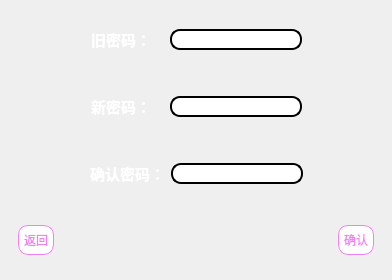
<?xml version="1.0" encoding="UTF-8"?>
<ui version="4.0">
 <class>ChangePassword</class>
 <widget class="QMainWindow" name="ChangePassword">
  <property name="geometry">
   <rect>
    <x>0</x>
    <y>0</y>
    <width>392</width>
    <height>280</height>
   </rect>
  </property>
  <property name="windowTitle">
   <string>修改密码</string>
  </property>
  <widget class="QWidget" name="centralwidget">
   <layout class="QVBoxLayout" name="verticalLayout">
    <item>
     <widget class="QWidget" name="widget" native="true">
      <layout class="QHBoxLayout" name="horizontalLayout">
       <item>
        <spacer name="horizontalSpacer_2">
         <property name="orientation">
          <enum>Qt::Horizontal</enum>
         </property>
         <property name="sizeHint" stdset="0">
          <size>
           <width>40</width>
           <height>20</height>
          </size>
         </property>
        </spacer>
       </item>
       <item>
        <widget class="QLabel" name="oldlabel">
         <property name="font">
          <font>
           <pointsize>11</pointsize>
           <bold>true</bold>
          </font>
         </property>
         <property name="styleSheet">
          <string notr="true">color:rgb(255, 255, 255);</string>
         </property>
         <property name="text">
          <string>旧密码：   </string>
         </property>
         <property name="alignment">
          <set>Qt::AlignLeading|Qt::AlignLeft|Qt::AlignVCenter</set>
         </property>
        </widget>
       </item>
       <item>
        <widget class="QLineEdit" name="oldEdit">
         <property name="styleSheet">
          <string notr="true">QDialog {
	background: #D6DBE9;
}

QLineEdit {
	border: 2px solid #000000; /* 边框宽度为1px，颜色为#A0A0A0 */
	border-radius: 10px; /* 边框圆角 */
	padding-left: 5px; /* 文本距离左边界有5px */
	background-color: 	#FFFFFF	; /* 背景颜色 */
	color: 	#000000; /* 文本颜色 */
	selection-background-color: #000000; /* 选中文本的背景颜色 */
	selection-color: #FFFFFF; /* 选中文本的颜色 */
	font-family: &quot;Microsoft YaHei&quot;; /* 文本字体族 */
	font-size: 10pt; /* 文本字体大小 */
}

QLineEdit:hover { /* 鼠标悬浮在QLineEdit时的状态 */
	border: 2px solid #298DFF;
	border-radius: 10px;
	background-color: #FFFFFF;
	color: 	#000000;
	selection-background-color: #000000;
	selection-color: #FFFFFF;
}


QLineEdit:disabled { /* QLineEdit在禁用时的状态 */
	border: 2px solid 	#C0C0C0;
	background-color: 	#C0C0C0;
	color: 	#000000;
}

QLineEdit:read-only { /* QLineEdit在只读时的状态 */
	border: 2px solid 	#C0C0C0;
	background-color: 	#C0C0C0;
	color: 	#000000;
}</string>
         </property>
         <property name="echoMode">
          <enum>QLineEdit::Password</enum>
         </property>
        </widget>
       </item>
       <item>
        <spacer name="horizontalSpacer_3">
         <property name="orientation">
          <enum>Qt::Horizontal</enum>
         </property>
         <property name="sizeHint" stdset="0">
          <size>
           <width>40</width>
           <height>20</height>
          </size>
         </property>
        </spacer>
       </item>
      </layout>
     </widget>
    </item>
    <item>
     <widget class="QWidget" name="widget_2" native="true">
      <layout class="QHBoxLayout" name="horizontalLayout_2">
       <item>
        <spacer name="horizontalSpacer_4">
         <property name="orientation">
          <enum>Qt::Horizontal</enum>
         </property>
         <property name="sizeHint" stdset="0">
          <size>
           <width>40</width>
           <height>20</height>
          </size>
         </property>
        </spacer>
       </item>
       <item>
        <widget class="QLabel" name="newlabel">
         <property name="font">
          <font>
           <pointsize>11</pointsize>
           <bold>true</bold>
          </font>
         </property>
         <property name="styleSheet">
          <string notr="true">color: rgb(255, 255, 255);</string>
         </property>
         <property name="text">
          <string>新密码：   </string>
         </property>
         <property name="alignment">
          <set>Qt::AlignLeading|Qt::AlignLeft|Qt::AlignVCenter</set>
         </property>
        </widget>
       </item>
       <item>
        <widget class="QLineEdit" name="newEdit">
         <property name="styleSheet">
          <string notr="true">QDialog {
	background: #D6DBE9;
}

QLineEdit {
	border: 2px solid #000000; /* 边框宽度为1px，颜色为#A0A0A0 */
	border-radius: 10px; /* 边框圆角 */
	padding-left: 5px; /* 文本距离左边界有5px */
	background-color: 	#FFFFFF	; /* 背景颜色 */
	color: 	#000000; /* 文本颜色 */
	selection-background-color: #000000; /* 选中文本的背景颜色 */
	selection-color: #FFFFFF; /* 选中文本的颜色 */
	font-family: &quot;Microsoft YaHei&quot;; /* 文本字体族 */
	font-size: 10pt; /* 文本字体大小 */
}

QLineEdit:hover { /* 鼠标悬浮在QLineEdit时的状态 */
	border: 2px solid #298DFF;
	border-radius: 10px;
	background-color: #FFFFFF;
	color: 	#000000;
	selection-background-color: #000000;
	selection-color: #FFFFFF;
}


QLineEdit:disabled { /* QLineEdit在禁用时的状态 */
	border: 2px solid 	#C0C0C0;
	background-color: 	#C0C0C0;
	color: 	#000000;
}

QLineEdit:read-only { /* QLineEdit在只读时的状态 */
	border: 2px solid 	#C0C0C0;
	background-color: 	#C0C0C0;
	color: 	#000000;
}</string>
         </property>
         <property name="echoMode">
          <enum>QLineEdit::Password</enum>
         </property>
        </widget>
       </item>
       <item>
        <spacer name="horizontalSpacer_5">
         <property name="orientation">
          <enum>Qt::Horizontal</enum>
         </property>
         <property name="sizeHint" stdset="0">
          <size>
           <width>40</width>
           <height>20</height>
          </size>
         </property>
        </spacer>
       </item>
      </layout>
     </widget>
    </item>
    <item>
     <widget class="QWidget" name="widget_3" native="true">
      <layout class="QHBoxLayout" name="horizontalLayout_3">
       <item>
        <spacer name="horizontalSpacer_6">
         <property name="orientation">
          <enum>Qt::Horizontal</enum>
         </property>
         <property name="sizeHint" stdset="0">
          <size>
           <width>40</width>
           <height>20</height>
          </size>
         </property>
        </spacer>
       </item>
       <item>
        <widget class="QLabel" name="new2label">
         <property name="font">
          <font>
           <pointsize>11</pointsize>
           <bold>true</bold>
          </font>
         </property>
         <property name="styleSheet">
          <string notr="true">color: rgb(255, 255, 255);</string>
         </property>
         <property name="text">
          <string>确认密码：</string>
         </property>
         <property name="alignment">
          <set>Qt::AlignLeading|Qt::AlignLeft|Qt::AlignVCenter</set>
         </property>
        </widget>
       </item>
       <item>
        <widget class="QLineEdit" name="new2Edit">
         <property name="styleSheet">
          <string notr="true">QDialog {
	background: #D6DBE9;
}

QLineEdit {
	border: 2px solid #000000; /* 边框宽度为1px，颜色为#A0A0A0 */
	border-radius: 10px; /* 边框圆角 */
	padding-left: 5px; /* 文本距离左边界有5px */
	background-color: 	#FFFFFF	; /* 背景颜色 */
	color: 	#000000; /* 文本颜色 */
	selection-background-color: #000000; /* 选中文本的背景颜色 */
	selection-color: #FFFFFF; /* 选中文本的颜色 */
	font-family: &quot;Microsoft YaHei&quot;; /* 文本字体族 */
	font-size: 10pt; /* 文本字体大小 */
}

QLineEdit:hover { /* 鼠标悬浮在QLineEdit时的状态 */
	border: 2px solid #298DFF;
	border-radius: 10px;
	background-color: #FFFFFF;
	color: 	#000000;
	selection-background-color: #000000;
	selection-color: #FFFFFF;
}


QLineEdit:disabled { /* QLineEdit在禁用时的状态 */
	border: 2px solid 	#C0C0C0;
	background-color: 	#C0C0C0;
	color: 	#000000;
}

QLineEdit:read-only { /* QLineEdit在只读时的状态 */
	border: 2px solid 	#C0C0C0;
	background-color: 	#C0C0C0;
	color: 	#000000;
}</string>
         </property>
         <property name="echoMode">
          <enum>QLineEdit::Password</enum>
         </property>
        </widget>
       </item>
       <item>
        <spacer name="horizontalSpacer_7">
         <property name="orientation">
          <enum>Qt::Horizontal</enum>
         </property>
         <property name="sizeHint" stdset="0">
          <size>
           <width>40</width>
           <height>20</height>
          </size>
         </property>
        </spacer>
       </item>
      </layout>
     </widget>
    </item>
    <item>
     <widget class="QWidget" name="widget_4" native="true">
      <layout class="QHBoxLayout" name="horizontalLayout_4">
       <item>
        <widget class="QPushButton" name="returnButton">
         <property name="styleSheet">
          <string notr="true">QPushButton{
	font: 12pt &quot;幼圆&quot;;
    color: 	#EE82EE;
    background-color: #FFFFFF;
    border-color: 	#EE82EE;
    border-radius: 10px;
    border-style: solid;
    border-width: 1px;
    padding: 5px;
}

/**鼠标停留在按钮上的样式**/
QPushButton::hover{	
    color: #FFFFFF;
    background-color: #EE82EE;
    border-color: #EE82EE;
}

/**鼠标按压下去的样式**/
QPushButton::pressed,QPushButton::checked{
    color: #FFFFFF;
    background-color: 	#DA70D6;
	border-color: 	#DA70D6;
}</string>
         </property>
         <property name="text">
          <string>返回</string>
         </property>
        </widget>
       </item>
       <item>
        <spacer name="horizontalSpacer">
         <property name="orientation">
          <enum>Qt::Horizontal</enum>
         </property>
         <property name="sizeHint" stdset="0">
          <size>
           <width>40</width>
           <height>20</height>
          </size>
         </property>
        </spacer>
       </item>
       <item>
        <widget class="QPushButton" name="confirmButton">
         <property name="styleSheet">
          <string notr="true">QPushButton{
	font: 12pt &quot;幼圆&quot;;
    color: 	#EE82EE;
    background-color: #FFFFFF;
    border-color: 	#EE82EE;
    border-radius: 10px;
    border-style: solid;
    border-width: 1px;
    padding: 5px;
}

/**鼠标停留在按钮上的样式**/
QPushButton::hover{	
    color: #FFFFFF;
    background-color: #EE82EE;
    border-color: #EE82EE;
}

/**鼠标按压下去的样式**/
QPushButton::pressed,QPushButton::checked{
    color: #FFFFFF;
    background-color: 	#DA70D6;
	border-color: 	#DA70D6;
}</string>
         </property>
         <property name="text">
          <string>确认</string>
         </property>
        </widget>
       </item>
      </layout>
     </widget>
    </item>
   </layout>
  </widget>
 </widget>
 <resources/>
 <connections/>
</ui>
